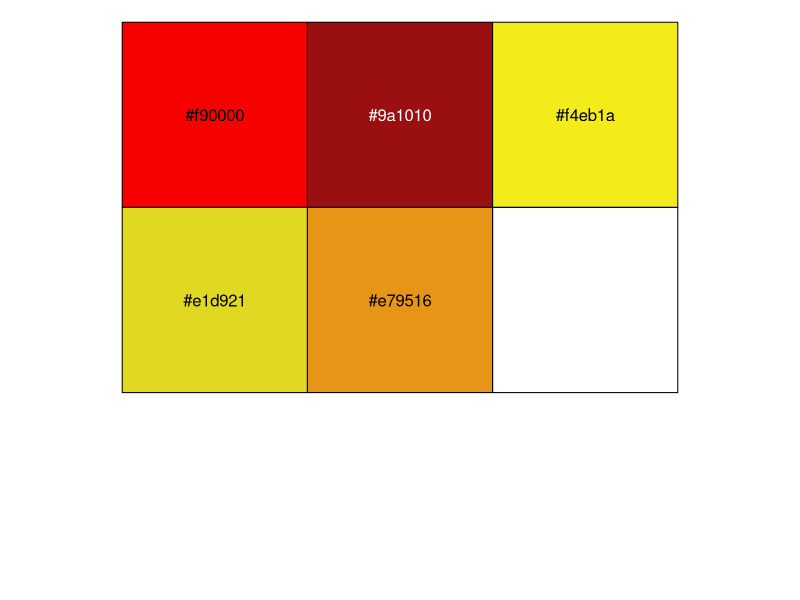
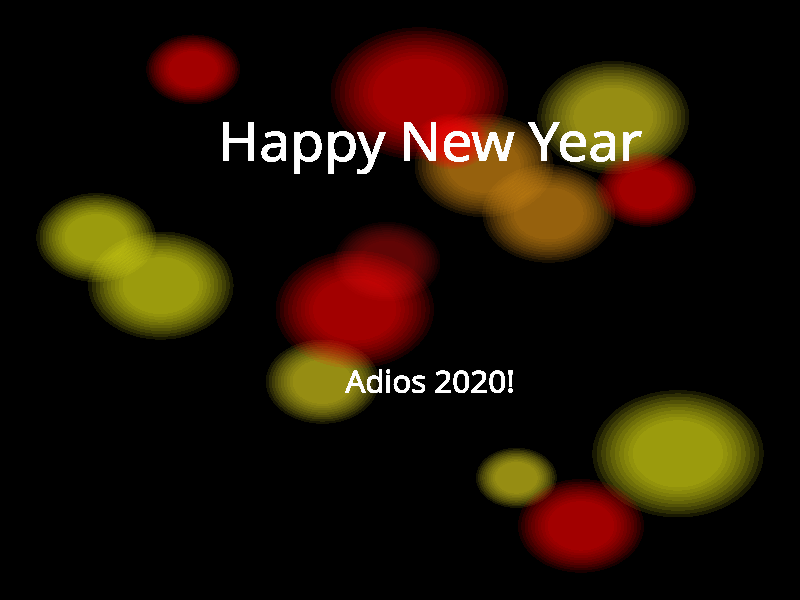

These figures' R source, in order:
## ---- chunk 1
library(tidyverse)
## ---- chunk 2
# Define a palette object
pal <- c("#f90000", "#9a1010", "#f4eb1a", "#e1d921", "#e79516")

# Have a look at the colours
scales::show_col(pal)
## ---- chunk 3
library(tidyverse)

# Choose the number of circles to make
n_circles <- 15

# Create data.frame with coordinate, radius and colour drawn by random.
circles <- tibble(
  x = sample(1:20, n_circles),
  y = sample(1:20, n_circles),
  r = sample(seq(.5, 1.5, length.out = 20), n_circles),
  c = sample(pal, n_circles, replace = TRUE)
)

circles
## ---- chunk 4
transp <- tibble(
      size = seq(from = 1, to = 1.9, length.out = 10)
    )
transp
## ---- chunk 5
# Nesting data moved all non-grouped columns into a "data" column
circles %>% 
  nest_by(x, y, c)
## ---- chunk 6
# Merge the data column with the transp object, 
# make sure it outputs into a list to work with nested data
circles %>% 
  nest_by(x, y, c) %>% 
  mutate(data = list(merge(data, transp)))
## ---- chunk 7
# Unnest the data, so that a large tibble exposed (lots of rows!)
circles %>% 
  nest_by(x, y, c) %>% 
  mutate(data = list(merge(data, transp))) %>% 
  unnest(data)
## ---- chunk 8
# multiply r with the size to get the "true" radius.
circles <- circles %>% 
  nest_by(x, y, c) %>% 
  mutate(data = list(merge(data, transp))) %>% 
  unnest(data) %>% 
  mutate(r = r*size)
circles
## ---- chunk 9
library(ggforce)
alpha = .1

ggplot(circles, aes(fill = I(c))) +
  # Add all the circles
  geom_circle(alpha = .1, colour = NA, 
              aes(x0 = x, y0 = y, r = r)) +
  # Add text at the center, but a little higher (+5)
  geom_text(aes(x = mean(circles$x), 
                y = mean(circles$y)+5, 
                label = "Happy New Year"),
            family = "Great Vibes",
            colour = "#fefefe",
            size = 14,
            show.legend = FALSE) +
  # Add text at the center but a little loswer (-5)
    geom_text(aes(x = mean(circles$x), 
                y = mean(circles$y)-5, 
                label = "Adios 2020!"),
              family = "Great Vibes",
            size = 8,
            colour = "#fefefe",
            show.legend = FALSE) +
  theme_void() +
  theme(plot.background = element_rect(fill="black")) +
  NULL
